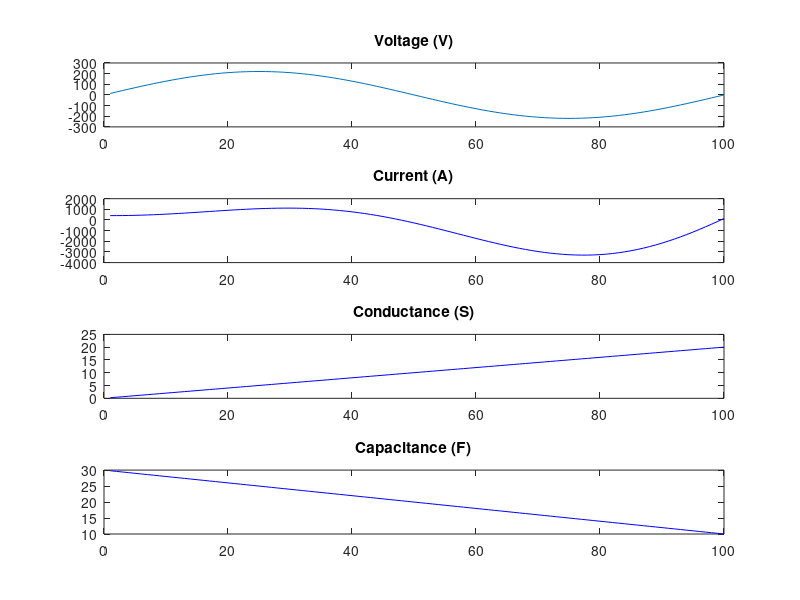

Reproduce this figure in MATLAB. (Note: this script raises an error after producing the figure.)
function ret = rcmeter_bk()
  EpochMax = 20;
  solvRate = 0.01;
  Cycl = 1;
  Len = 100;
  Vp = 220;
  w = 2*pi*Cycl/Len;

  n_t = 1:1:Len;

  a_t = [ 0.0002 0.002 ];
  b_t = [ 0.3 -0.002 ];

  ath = length(a_t);
  bth = length(b_t);
  vars_num = ath + bth;

  V_t = Vp*sin(w*n_t);
  dVdn_t = w*Vp*cos(w*n_t);

  function ret = polyFunc(a, x)
    ret = 0;
    for m=1:1:length(x)
      for p=1:1:length(a)
        ret += a(p).*x.^(p-1);
      endfor
    endfor
  endfunction

  function ret = diff_polyFunc(a, x)
    ret = 0;
    for m=1:1:length(x)
      for p=1:1:length(a)
        ret += (p-1)*a(p).*x.^(p-2);
      endfor
    endfor
  endfunction

  function ret = Current(v, dvdn, g, c, dcdn)
    ret = ( g + dcdn ) .* v + c .* dvdn;
  endfunction

  function ret = ErrorSquare(it, ir, N)
    ret = 0;
    for m=N
      err = ir(m) - it(m);
      ret += err*err/length(N);
    endfor
    ret = sqrt(ret);
  endfunction

  function [g, c, dcdn] = refreshValues(a, b, x)
    g = polyFunc(a, x);
    c = polyFunc(b, x);
    dcdn = diff_polyFunc(b, x);
  endfunction

  function ret = Avg(val, len)
    ret = 0;
    for k=1:1:len
      ret += val(k)/len;
    endfor
  endfunction

  [G_t, C_t, dCdn_t] = refreshValues(a_t, b_t, n_t);
  I_t = Current(V_t, dVdn_t, G_t, C_t, dCdn_t);

  inputGraph = figure(2);
  subplot(4,1,1);
  plot(n_t, V_t);
  title('Voltage (V)');
  subplot(4,1,2);
  plot(n_t, I_t, 'b');
  title('Current (A)');
  subplot(4,1,3);
  plot(n_t, G_t, 'b');
  title('Conductance (S)');
  subplot(4,1,4);
  plot(n_t, C_t, 'b');
  title('Capacitance (F)');

  function ret = dIda_k(p, N, v, dvdn)
    pn = p -1;
    ret = 0;
    for m=N
      ret += m^pn*v(m);
    endfor
    ret /= length(N);
  endfunction

  function ret = dIdb_k(p, N, v, dvdn)
    pn = p -1;
    ret = 0;
    for m=N
      ret += pn*m^(pn-1)*v(m) + m^pn*dvdn(m);
    endfor
    ret /= length(N);
  endfunction

  a_r = zeros(10,1);
  b_r = zeros(10,1);
   
  FTT = fft_with_nth(G_t);
  As = FTT(1,:);
  Bs = FTT(2,:);
  Sm = revsfft(As, Bs, Len);
  
  figure(3);
  subplot(3,1,1);
  plot(As);
  subplot(3,1,2);
  plot(Bs);
  subplot(3,1,3);
  plot(n_t, G_t, 'bo', n_t, Sm, 'rx');
endfunction
